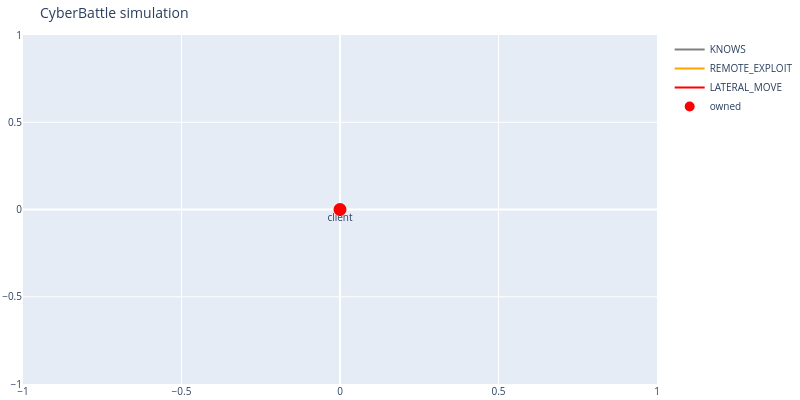

Source (notebook cell):
### Code cell
c2 = commandcontrol.CommandControl(env)
dbg = commandcontrol.EnvironmentDebugging(c2)

# 1 - Start from client
dbg.plot_discovered_network()

### Figure 1 — Plotly figure (JSON) as saved in the notebook; plotly's stock layout.template omitted (floating-point values rounded to 4 significant figures)
{"data": [{"line": {"color": "gray"}, "mode": "lines", "name": "KNOWS", "type": "scatter", "x": [0], "y": [0]}, {"line": {"color": "orange"}, "mode": "lines", "name": "REMOTE_EXPLOIT", "type": "scatter", "x": [0], "y": [0]}, {"line": {"color": "red"}, "mode": "lines", "name": "LATERAL_MOVE", "type": "scatter", "x": [0], "y": [0]}, {"hoverinfo": "text", "marker": {"color": "#D32F2E", "line": {"color": "rgb(255,0,0)", "width": 8}, "size": 5, "symbol": "circle-dot"}, "mode": "markers+text", "name": "owned", "text": ["client"], "textposition": "bottom center", "type": "scatter", "x": [0], "y": [0]}, {"hoverinfo": "text", "marker": {"color": "#0e9d00", "line": {"color": "rgb(0,255,0)", "width": 8}, "size": 5, "symbol": "circle-dot"}, "mode": "markers+text", "name": "discovered", "text": [], "textposition": "bottom center", "type": "scatter", "x": [], "y": []}], "layout": {"autosize": false, "font": {"size": 10}, "height": 400, "hovermode": "closest", "margin": {"b": 15, "l": 2, "r": 2, "t": 35}, "showlegend": true, "title": {"text": "CyberBattle simulation"}, "width": 800}}
